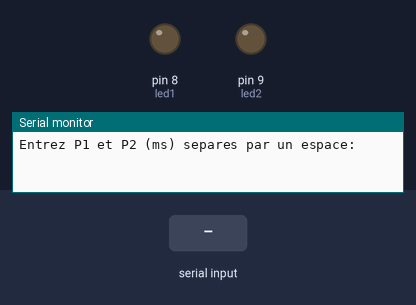
This sketch was run on a simulated Arduino Uno, built with avr-gcc and run on an emulated ATmega328P. Parts: output pins drawn as LEDs (lit = HIGH), the last lines printed to the serial monitor. Dashed ring = blinking. The test bench sets the inputs (shaded band).

Above: at 1.2 s.
1.3 s: "90,45\n" received over Serial
At 2.4 s:
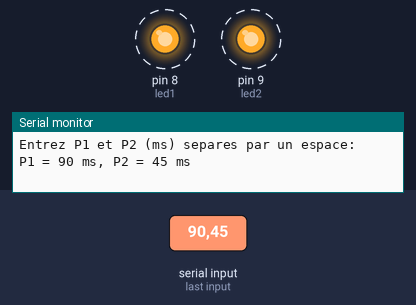
4.3 s: "1,90\n" received over Serial
At 4.5 s:
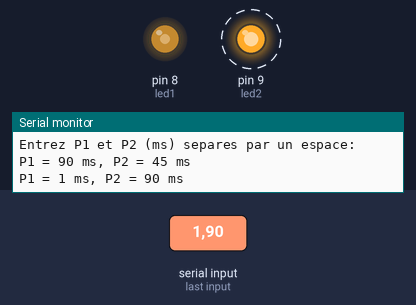
7.3 s: "1,90,45\n" received over Serial
At 8.3 s:
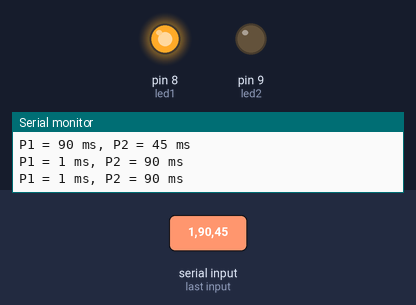
8.8 s: "30,150\n" received over Serial
At 10.84 s:
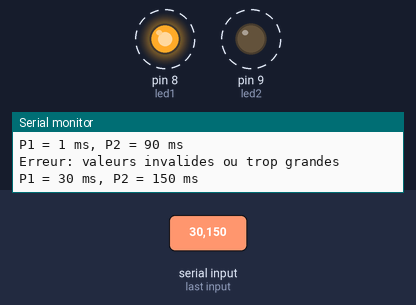
11.8 s: "1,90\n" received over Serial
At 12.03 s:
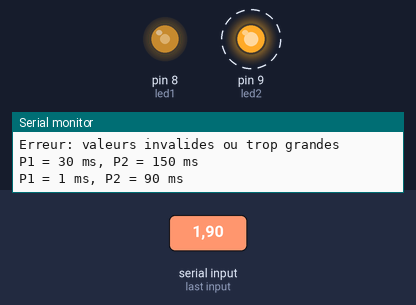
Timing chart, 0 to 15.8 s (numbered marks = the images above; inputs shaded):
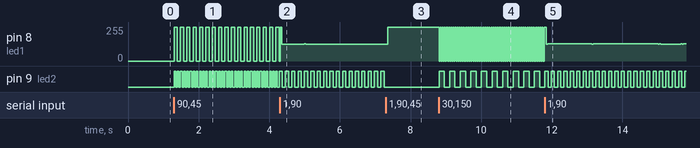

Measured:
- after the input at 1.3 s, pin 8 (led1): alternates 255/255 for 0.09 s and 0/255 for 0.09 s, starting at once; pin 9 (led2): alternates HIGH for 0.05 s and LOW for 0.05 s, starting at once
- after the input at 4.3 s, pin 9 (led2): alternates HIGH for 0.09 s and LOW for 0.09 s, starting after 0.07 s
- after the input at 7.3 s, pin 9 (led2): stops changing and stays LOW
- after the input at 8.8 s, pin 8 (led1): alternates 255/255 for 0.03 s and 0/255 for 0.03 s, starting at once; pin 9 (led2): alternates HIGH for 0.15 s and LOW for 0.15 s, starting at once
- after the input at 11.8 s, pin 9 (led2): alternates HIGH for 0.09 s and LOW for 0.09 s, starting after 0.09 s

The sketch:

quest8_allumer_deux_led.ino
```cpp
/**
 * @file led_control.ino
 * @brief Programme pour contrôler 2 LEDs avec des périodes saisies par l'utilisateur
 */

int led1 = 8;
int led2 = 9;
unsigned long periode1 = 1000;
unsigned long periode2 = 1000;
unsigned long dernierTemps1 = 0;
unsigned long dernierTemps2 = 0;
bool stateLed1 = LOW;
bool stateLed2 = LOW;

#define MAX_PERIODE 4294967295UL  // valeur max pour unsigned long

// FSM States
enum Etat { ATTENTE, LECTURE, CLIGNOTEMENT };
Etat etat = ATTENTE;

/**
 * @brief Lire les périodes depuis le port série et vérifie leur validité
 */
void lirePeriodes() {
  if (Serial.available() > 0) {
    long p1 = Serial.parseInt(); // parseInt retourne long
    long p2 = Serial.parseInt();

    // vider le buffer
    while (Serial.available() > 0) Serial.read();

    // vérifier que les valeurs sont valides
    if (p1 <= 0 || p2 <= 0 || p1 > MAX_PERIODE || p2 > MAX_PERIODE) {
      Serial.println("Erreur: valeurs invalides ou trop grandes");
      periode1 = 1000;
      periode2 = 1000;
      etat = ATTENTE;
      return;
    }

    // assigner en toute sécurité aux unsigned long
    periode1 = (unsigned long)p1;
    periode2 = (unsigned long)p2;

    Serial.print("P1 = ");
    Serial.print(periode1);
    Serial.print(" ms, P2 = ");
    Serial.print(periode2);
    Serial.println(" ms");

    etat = CLIGNOTEMENT;
  }
}

/**
 * @brief Mettre à jour l'état d'une LED selon sa période
 */
void updateLed(int pin, unsigned long &dernierTemps, unsigned long periode, bool &state) {
  if (millis() - dernierTemps >= periode) {
    state = !state;
    digitalWrite(pin, state);
    dernierTemps = millis();
  }
}

void setup() {
  pinMode(led1, OUTPUT);
  pinMode(led2, OUTPUT);
  digitalWrite(led1, LOW);
  digitalWrite(led2, LOW);
  Serial.begin(9600);
  Serial.println("Entrez P1 et P2 (ms) separes par un espace:");
}

void loop() {
  switch (etat) {
    case ATTENTE:
      if (Serial.available() > 0) etat = LECTURE;
      break;

    case LECTURE:
      lirePeriodes();
      break;

    case CLIGNOTEMENT:
      updateLed(led1, dernierTemps1, periode1, stateLed1);
      updateLed(led2, dernierTemps2, periode2, stateLed2);
      if (Serial.available() > 0) etat = LECTURE; // relecture si nouvelle saisie
      break;
  }
}
```
